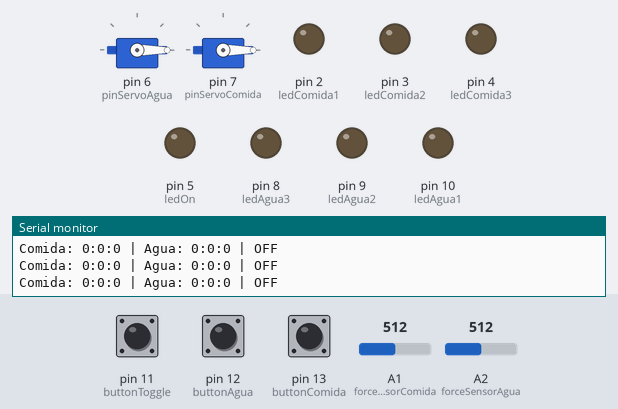
This sketch was run on a simulated Arduino Uno, built with avr-gcc and run on an emulated ATmega328P. Shown: 2 × servo, output pins drawn as LEDs (lit = HIGH), the last lines printed to the serial monitor. Dashed ring = blinking. The inputs (shaded band) are chosen by the test bench; at power-on: pin 11 (buttonToggle) LOW, pin 12 (buttonAgua) LOW, pin 13 (buttonComida) LOW, A1 (forceSensorComida) = 512, A2 (forceSensorAgua) = 512.

Above: at 1.2 s.
1.3 s: pin 11 (buttonToggle) pulled HIGH for 1 s
At 1.61 s:
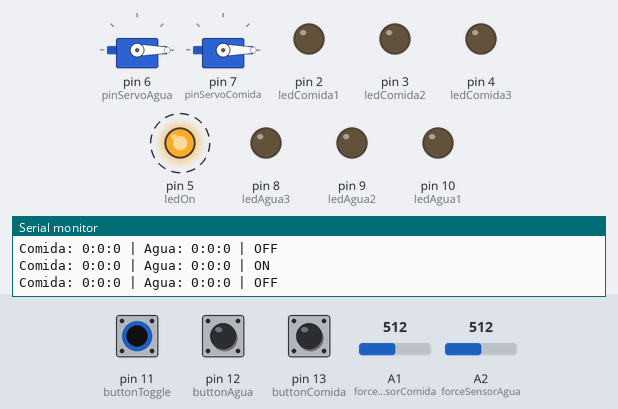
4.3 s: pin 11 (buttonToggle) pulled HIGH for 0.15 s
At 5.3 s:
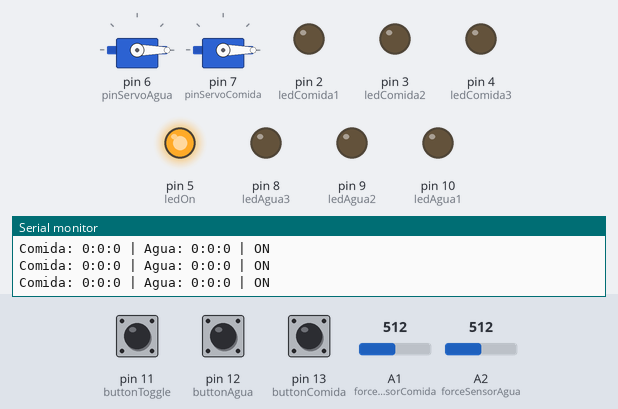
5.9 s: pin 12 (buttonAgua) pulled HIGH for 1 s
At 7.6 s:
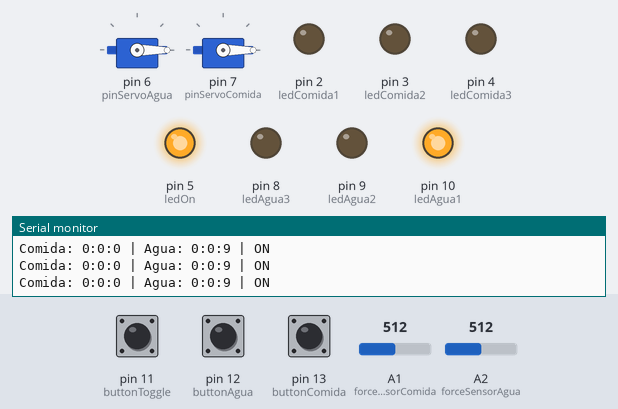
8.9 s: pin 13 (buttonComida) pulled HIGH for 3.2 s
At 12.7 s:
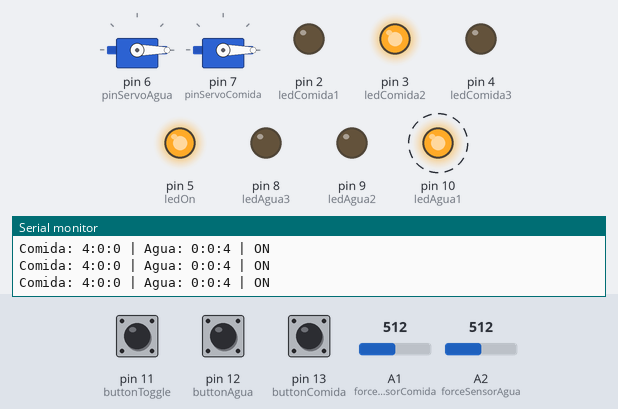
13.6 s: pin 12 (buttonAgua) pulled HIGH for 0.15 s
At 14.8 s:
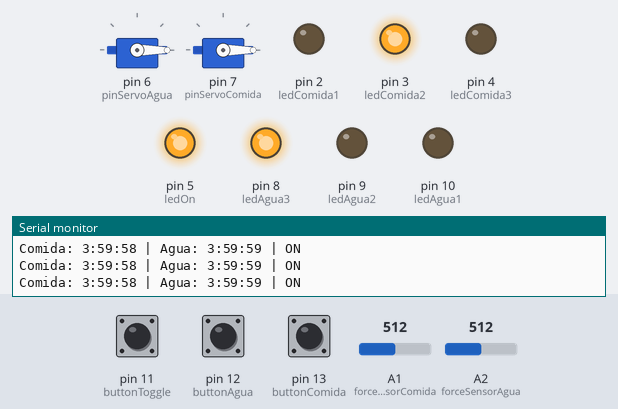
15.2 s: pin 13 (buttonComida) pulled HIGH for 0.15 s
At 27.4 s:
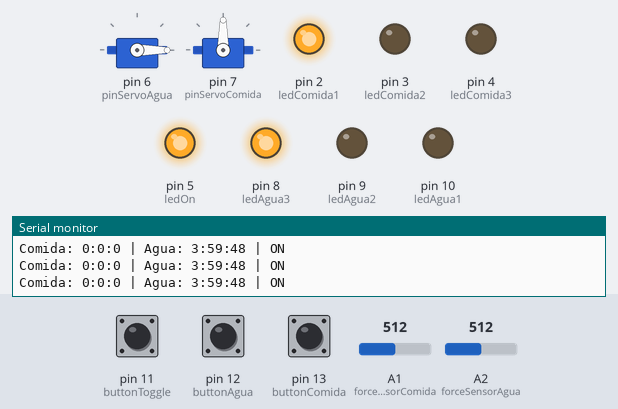
Timing chart, 0 to 27.7 s (numbered marks = the images above; inputs shaded):
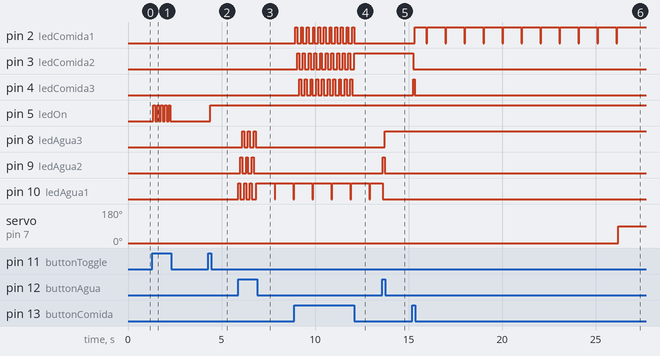

Measured:
- after the input at 1.3 s, pin 5 (ledOn): alternates HIGH for 0.10 s and LOW for 0.10 s, 10 changes in all, then stays LOW, starting after 0.06 s
- after the input at 4.3 s, pin 5 (ledOn): LOW → HIGH after 0.09 s
- after the input at 5.9 s, pin 8 (ledAgua3): alternates HIGH for 0.10 s and LOW for 0.20 s, 6 changes in all, then stays LOW, starting after 0.21 s; pin 9 (ledAgua2): alternates HIGH for 0.10 s and LOW for 0.20 s, 6 changes in all, then stays LOW, starting after 0.11 s
- after the input at 8.9 s, pin 2 (ledComida1): alternates HIGH for 0.10 s and LOW for 0.20 s, 22 changes in all, then stays LOW, starting after 0.05 s; pin 3 (ledComida2): alternates HIGH for 0.10 s and LOW for 0.20 s, 21 changes in all, then stays HIGH, starting after 0.15 s
- after the input at 13.6 s, pin 8 (ledAgua3): LOW → HIGH after 0.12 s; pin 9 (ledAgua2): LOW → HIGH at once, → LOW 0.10 s later
- after the input at 15.2 s, pin 2 (ledComida1): LOW → HIGH after 0.14 s, then repeats every 1.0 s: LOW 0.05 s, HIGH 0.97 s, until it stays HIGH from 26.2 s; pin 3 (ledComida2): HIGH → LOW at once; pin 4 (ledComida3): LOW → HIGH at once, → LOW 0.10 s later; servo on pin 7 (pinServoComida): 0° → 90° after 11.0 s

The sketch:

Pet_feeder.ino
```cpp
#include <Servo.h>

const int delay_ = 100;

const int ledComida1 = 2;
const int ledComida2 = 3;
const int ledComida3 = 4;
const int ledAgua1 = 10;
const int ledAgua2 = 9;
const int ledAgua3 = 8;

const int ledOn = 5;

const int buttonComida = 13;
const int buttonAgua = 12;
const int buttonToggle = 11;

const int pinServoAgua = 6;
const int pinServoComida = 7;
const int forceSensorAgua = A2;
const int forceSensorComida = A1;

Servo servoAgua;
Servo servoComida;

int ledAgua = 0;
int ledComida = 0;
bool onOff = false;

class Time {
    public:
        int horas = 0;
        int minutos = 0;
        int segundos = 0;
};

int quantidadeAgua;
int quantidadeComida;

Time frequenciaComida;
Time frequenciaAgua;

Time frequenciaComidaSave;
Time frequenciaAguaSave;

int contador = 0;
int contadorAgua = 0;
int contadorComida = 0;

int sensorAgua;
int sensorComida;

float tigelaAgua;
float tigelaAguaNewtons;

float tigelaComida;
float tigelaComidaNewtons;

// EDITAR ANTES DE USAR:
const int margemErro = 10; // Margem de erro (gramas)
const float tigelaTara = 150; // Peso da tigela (gramas)
const float tigelaMax = 500; // Quantidade de ração máxima na tigela (gramas)

void setup() {
    Serial.begin(9600);

    pinMode(ledAgua1, OUTPUT);
    pinMode(ledAgua2, OUTPUT);
    pinMode(ledAgua3, OUTPUT);

    pinMode(ledComida1, OUTPUT);
    pinMode(ledComida2, OUTPUT);
    pinMode(ledComida3, OUTPUT);

    pinMode(buttonAgua, INPUT);
    pinMode(buttonComida, INPUT);

    pinMode(ledOn, OUTPUT);
    pinMode(buttonToggle, INPUT);
    pinMode(forceSensorComida, INPUT);

    servoAgua.attach(pinServoAgua);
    servoAgua.write(0);

    servoComida.attach(pinServoComida);
    servoComida.write(0);
}

void loop() {

    delay(delay_/2);

    // Liga/Desliga
    if (digitalRead(buttonToggle)) {
    	onOff = !onOff;
    }

    if (onOff) {
        digitalWrite(ledOn, HIGH);
    } else {
        digitalWrite(ledOn, LOW);
    }

    digitalWrite(ledAgua, LOW);
    digitalWrite(ledComida, LOW);
    // Se estiver ligado
    if (onOff) {

        sensorAgua = analogRead(forceSensorAgua);
        sensorComida = analogRead(forceSensorComida);
        // Calculo aproximado para newtons
        tigelaAguaNewtons = exp((sensorAgua-555.53)/156.34);
        tigelaComidaNewtons = exp((sensorComida-555.53)/156.34);
        // Conversão para gramas
        tigelaAgua = tigelaAguaNewtons*101.97162;
        tigelaComida = tigelaComidaNewtons*101.97162;

        // PREDEFINIÇÕES COMIDA:
        if (digitalRead(buttonComida)) {
            contadorComida++;

            if (contadorComida == 1 || contadorComida == 4) { // Predefinição 1
                if (contadorComida == 4) {
                    contadorComida = 1;
                }

                ledComida = ledComida1;

                quantidadeComida = 150;
                frequenciaComida.horas = 0;
                frequenciaComida.minutos = 0;
                frequenciaComida.segundos = 10;

                frequenciaComidaSave = frequenciaComida;

            } else if (contadorComida == 2) { // Predefinição 2
                ledComida = ledComida2;
                quantidadeComida = 270;

                frequenciaComida.horas = 4;
                frequenciaComida.minutos = 0;
                frequenciaComida.segundos = 0;
                frequenciaComidaSave = frequenciaComida;

            } else if (contadorComida == 3) { // Predefinição 2
                ledComida = ledComida3;
                quantidadeComida = 400;

                frequenciaComida.horas = 4;
                frequenciaComida.minutos = 0;
                frequenciaComida.segundos = 0;
                frequenciaComidaSave = frequenciaComida;
            }
        }

        digitalWrite(ledComida, HIGH);

        // PREDEFINIÇÕES AGUA:
        if (digitalRead(buttonAgua)) {
            contadorAgua++;

            if (contadorAgua == 1 || contadorAgua == 4) { // Predefinição 1
                if (contadorAgua == 4) {
                    contadorAgua = 1;
                }

                ledAgua = ledAgua1;

                quantidadeAgua = 150;
                frequenciaAgua.horas = 0;
                frequenciaAgua.minutos = 0;
                frequenciaAgua.segundos = 10;

                frequenciaAguaSave = frequenciaAgua;

            } else if (contadorAgua == 2) { // Predefinição 2
                ledAgua = ledAgua2;
                quantidadeAgua = 270;

                frequenciaAgua.horas = 4;
                frequenciaAgua.minutos = 0;
                frequenciaAgua.segundos = 0;
                frequenciaAguaSave = frequenciaAgua;

            } else if (contadorAgua == 3) { // Predefinição 2
                ledAgua = ledAgua3;
                quantidadeAgua = 400;

                frequenciaAgua.horas = 4;
                frequenciaAgua.minutos = 0;
                frequenciaAgua.segundos = 0;
                frequenciaAguaSave = frequenciaAgua;
            }
        }

        digitalWrite(ledAgua, HIGH);

        // Contador regressivo (Comida)
        if (contador % (1000/delay_) == 0 && ledComida) {
            contador = 0;

            if (frequenciaComida.segundos > 0) {
                frequenciaComida.segundos--;
            } else {
                frequenciaComida.segundos = 59;
                if (frequenciaComida.minutos > 0) {
                    frequenciaComida.minutos--;
                } else {
                    frequenciaComida.minutos = 59;
                    if (frequenciaComida.horas > 0) {
                        frequenciaComida.horas--;
                    } else {
                    	// Reabastece
                        servoComida.write(90);

                        // Espera a tigela encher
                        while (
                            tigelaComida - tigelaTara < quantidadeComida - margemErro &&
                            tigelaComida - tigelaTara < tigelaMax - margemErro
                        ) {

                            sensorComida = analogRead(forceSensorComida);
                            // Calculo aproximado para newtons
                            tigelaComidaNewtons = exp((sensorComida-555.53)/156.34);
                            // Conversão para gramas
                            tigelaComida = tigelaComidaNewtons*101.97162;

                            delay(delay_);
                        }

                        // Volta para a posição inicial
                        servoComida.write(0);

                        // Reinicia a contagem
                        frequenciaComida = frequenciaComidaSave;
                    }
                }
            }
        }

        // Contador regressivo (Água)
        if (contador % (1000/delay_) == 0 && ledAgua) {
            contador = 0;

            if (frequenciaAgua.segundos > 0) {
                frequenciaAgua.segundos--;
            } else {
                frequenciaAgua.segundos = 59;
                if (frequenciaAgua.minutos > 0) {
                    frequenciaAgua.minutos--;
                } else {
                    frequenciaAgua.minutos = 59;
                    if (frequenciaAgua.horas > 0) {
                        frequenciaAgua.horas--;
                    } else {
                    	// Reabastece
                        servoAgua.write(90);

                        // Espera a tigela encher
                        while (
                            tigelaAgua - tigelaTara < quantidadeAgua - margemErro &&
                            tigelaAgua - tigelaTara < tigelaMax - margemErro
                        ) {

                            sensorAgua = analogRead(forceSensorAgua);
                            // Calculo aproximado para newtons
                            tigelaAguaNewtons = exp((sensorAgua-555.53)/156.34);
                            // Conversão para gramas
                            tigelaAgua = tigelaAguaNewtons*101.97162;

                            delay(delay_);
                        }

                        // Volta para a posição inicial
                        servoAgua.write(0);

                        // Reinicia a contagem
                        frequenciaAgua = frequenciaAguaSave;
                    }
                }
            }
        }
        contador++;
    }

    // Piscar led quando faltar 1 hora
    // para a reabastecimento
    if (contador % 10 == 0 && ledComida && frequenciaComida.horas == 0) {
        digitalWrite(ledComida, LOW); }
    if (contador % 10 == 0 && ledAgua && frequenciaAgua.horas == 0) {
        digitalWrite(ledAgua, LOW); }

    delay(delay_/2);

    if (contador % 10 == 0 && ledComida && frequenciaComida.horas == 0) {
        digitalWrite(ledComida, HIGH); }
    if (contador % 10 == 0 && ledAgua && frequenciaAgua.horas == 0) {
        digitalWrite(ledAgua, HIGH); }

    // Debug
    Serial.print("Comida: ");
    Serial.print(frequenciaComida.horas);
    Serial.print(":");
    Serial.print(frequenciaComida.minutos);
    Serial.print(":");
    Serial.print(frequenciaComida.segundos);
    Serial.print(" | ");
    Serial.print("Agua: ");
    Serial.print(frequenciaAgua.horas);
    Serial.print(":");
    Serial.print(frequenciaAgua.minutos);
    Serial.print(":");
    Serial.print(frequenciaAgua.segundos);
    Serial.print(" | ");
    if (onOff) {
        Serial.println("ON");
    } else {
        Serial.println("OFF");
    }
}
```
